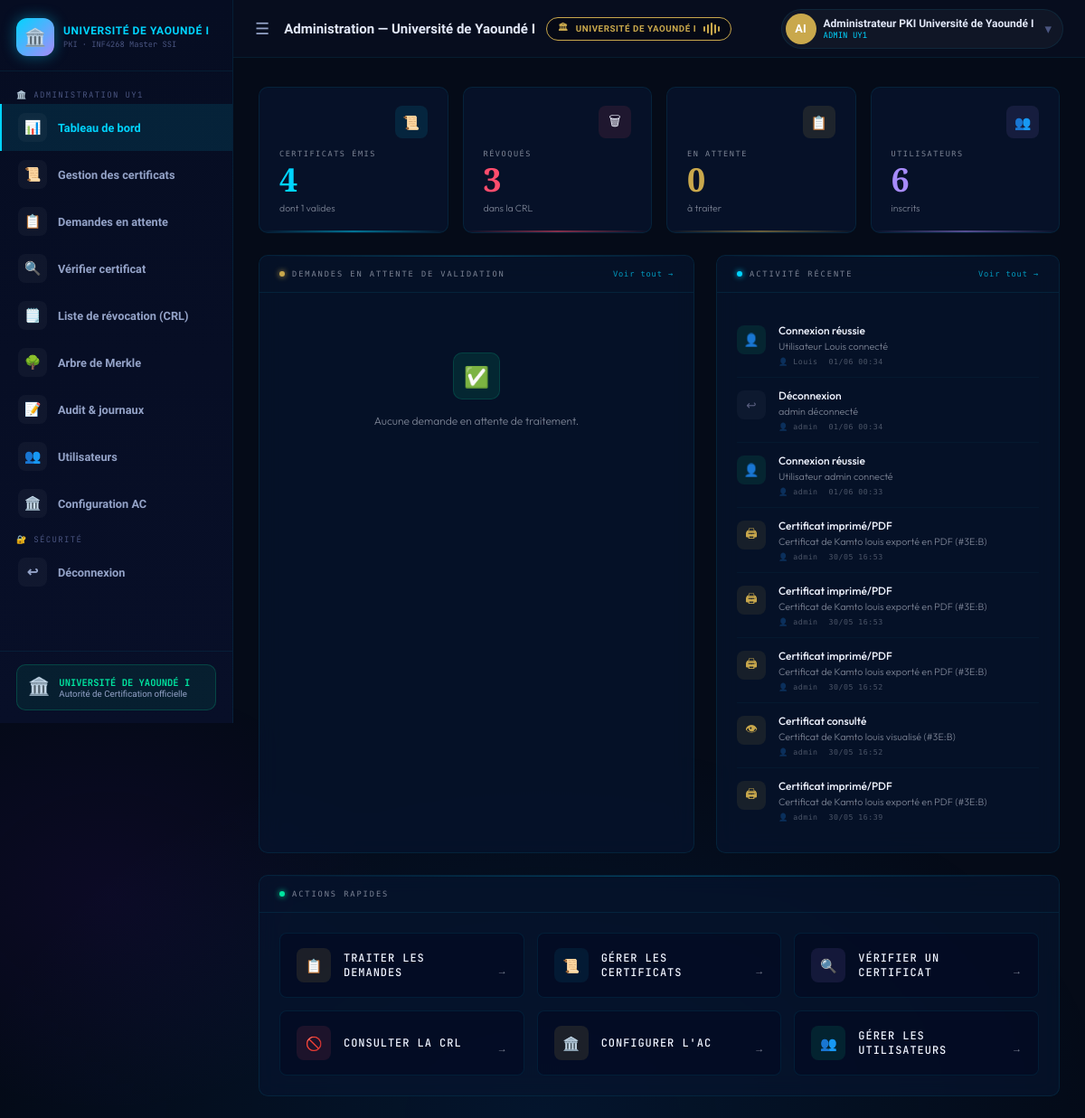
The page /dashboard/admin (signed in) on the database as committed earlier.
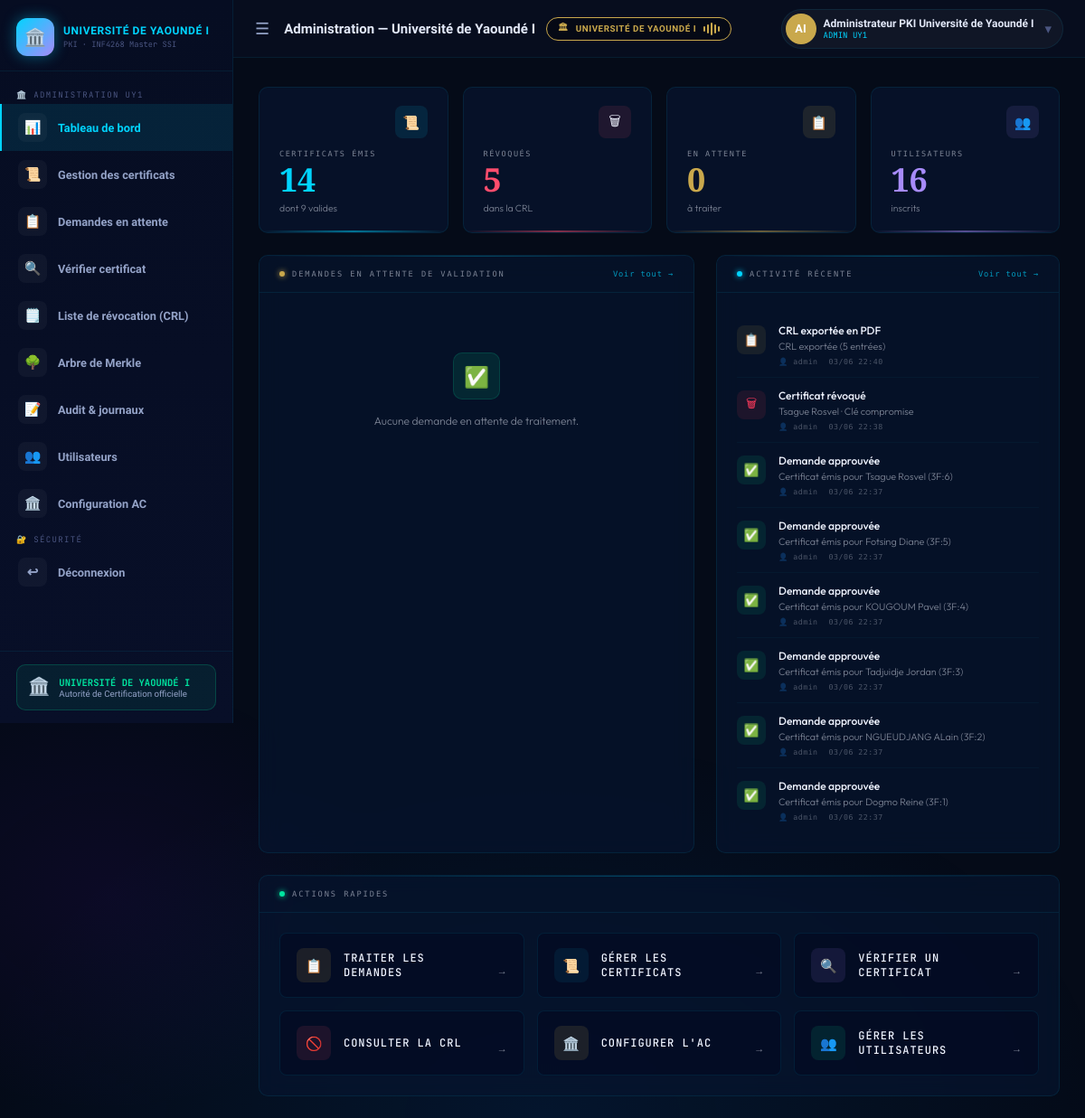
The same page on the database as committed later.
### modules/models.py (models this page shows)
class AuditLog(db.Model):
    __tablename__ = 'audit_logs'
    id         = db.Column(db.Integer, primary_key=True)
    action     = db.Column(db.String(64))
    icon       = db.Column(db.String(10), default='📋')
    color      = db.Column(db.String(20), default='#00d4ff')
    title      = db.Column(db.String(128), default='')
    details    = db.Column(db.Text, default='')
    username   = db.Column(db.String(64), default='')
    user_id    = db.Column(db.Integer, db.ForeignKey('users.id'), nullable=True)
    created_at = db.Column(db.DateTime, default=datetime.utcnow)

### app.py (the view)
@app.route('/dashboard/admin')
@login_required
def dashboard_admin():
    if not current_user.is_admin():
        return redirect(url_for('dashboard_user'))
    ca = get_ca()
    total_certs = Certificate.query.count()
    valid_certs = Certificate.query.filter_by(status='VALID').count()
    revoked_certs = Certificate.query.filter_by(status='REVOKED').count()
    pending_requests = CertificateRequest.query.filter_by(status='PENDING').count()
    total_users = User.query.count()
    recent_requests = CertificateRequest.query.filter_by(status='PENDING').order_by(CertificateRequest.created_at.desc()).limit(5).all()
    recent_logs = AuditLog.query.order_by(AuditLog.created_at.desc()).limit(8).all()
    return render_template('dashboard_admin.html', ca=ca, total_certs=total_certs, valid_certs=valid_certs, revoked_certs=revoked_certs, pending_requests=pending_requests, total_users=total_users, recent_requests=recent_requests, recent_logs=recent_logs)

### app.py (called while the page is built)
@login_manager.user_loader
def load_user(uid):
    return db.session.get(User, int(uid))

def get_ca():
    return AuthorityCA.query.first()

def expiring_soon(days=30):
    limit = datetime.now(timezone.utc) + timedelta(days=days)
    return Certificate.query.filter(Certificate.status=='VALID', Certificate.expires_at!=None, Certificate.expires_at<=limit).count()

@app.context_processor
def inject_globals():
    ca = get_ca()
    notif_count = expiring_soon(30) if ca else 0
    pending_count = CertificateRequest.query.filter_by(status='PENDING').count() if ca and current_user.is_authenticated and current_user.is_admin() else 0
    return dict(
        ca_exists=bool(ca),
        notif_count=notif_count,
        pending_count=pending_count,
        reasons_labels=REASONS_LABELS,
        university_name="Université de Yaoundé I"
    )

### modules/models.py (called while the page is built)
    def is_admin(self):
        return self.role == 'admin'

    def display_name(self):
        return self.full_name if self.full_name else self.username

    def initials(self):
        n = self.display_name()
        parts = n.split()
        if len(parts) >= 2:
            return (parts[0][0] + parts[-1][0]).upper()
        return n[:2].upper()

### templates/dashboard_admin.html (shortened to what the changed rows need)
{% extends "base.html" %}
{% block content %}
<div class="adm-wrap">
  <div class="stats-row">
    <div class="stat-card c-cyan">
      <div class="stat-card-top"><div class="stat-icon">📜</div></div>
      <div class="stat-label">Certificats émis</div>
      <div class="stat-value">{{ total_certs }}</div>
      <div class="stat-sub">dont {{ valid_certs }} valides</div>
    </div>
    <div class="stat-card c-red">
      <div class="stat-card-top"><div class="stat-icon">🗑</div></div>
      <div class="stat-label">Révoqués</div>
      <div class="stat-value">{{ revoked_certs }}</div>
      <div class="stat-sub">dans la CRL</div>
    </div>
    <div class="stat-card c-purple">
      <div class="stat-card-top"><div class="stat-icon">👥</div></div>
      <div class="stat-label">Utilisateurs</div>
      <div class="stat-value">{{ total_users }}</div>
      <div class="stat-sub">inscrits</div>
    </div>
  </div>
  <div class="grid-2-1">
    <div class="adm-card" style="--ci:2">
      <div class="adm-card-body">
        <div class="timeline">
          {% for log in recent_logs %}
          <div class="tl-item">
            <div class="tl-dot" style="background: {{ log.color }}18; color: {{ log.color }};">
              {{ log.icon }}
            </div>
            <div class="tl-content">
              <div class="tl-title">{{ log.title }}</div>
              <div class="tl-detail">{{ log.details[:75] }}{% if log.details|length > 75 %}…{% endif %}</div>
              <div class="tl-meta">
                <span>👤 {{ log.username }}</span>
                <span>{{ log.created_at.strftime('%d/%m %H:%M') }}</span>
              </div>
            </div>
          </div>
          {% endfor %}
        </div>
      </div>
    </div>
  </div>
</div>
{% endblock %}

Rows that differ between the two databases and show on the page:
no longer on this page (row unchanged): AuditLog: icon "👤", title "Connexion réussie", details "Utilisateur Louis connecté", username "Louis", created_at "01/06 00:34"
no longer on this page (row unchanged): AuditLog: icon "↩", title "Déconnexion", details "admin déconnecté", username "admin", created_at "01/06 00:34", color "#5a6080" (drawn)
no longer on this page (row unchanged): AuditLog: icon "👤", title "Connexion réussie", details "Utilisateur admin connecté", username "admin", created_at "01/06 00:33"
no longer on this page (row unchanged): AuditLog: icon "🖨", title "Certificat imprimé/PDF", details "Certificat de Kamto louis exporté en PDF (#3E:B)", username "admin", created_at "30/05 16:53", color "#c9a84c" (drawn)
no longer on this page (row unchanged): AuditLog: icon "🖨", title "Certificat imprimé/PDF", details "Certificat de Kamto louis exporté en PDF (#3E:B)", username "admin", created_at "30/05 16:53", color "#c9a84c" (drawn)
no longer on this page (row unchanged): AuditLog: icon "🖨", title "Certificat imprimé/PDF", details "Certificat de Kamto louis exporté en PDF (#3E:B)", username "admin", created_at "30/05 16:52", color "#c9a84c" (drawn)
no longer on this page (row unchanged): AuditLog: icon "👁", title "Certificat consulté", details "Certificat de Kamto louis visualisé (#3E:B)", username "admin", created_at "30/05 16:52", color "#c9a84c" (drawn)
no longer on this page (row unchanged): AuditLog: icon "🖨", title "Certificat imprimé/PDF", details "Certificat de Kamto louis exporté en PDF (#3E:B)", username "admin", created_at "30/05 16:39", color "#c9a84c" (drawn)
added AuditLog: icon "📋", title "CRL exportée en PDF", details "CRL exportée (5 entrées)", username "admin", created_at "03/06 22:40", color "#c9a84c" (drawn)
added AuditLog: icon "🗑", title "Certificat révoqué", details "Tsague Rosvel · Clé compromise", username "admin", created_at "03/06 22:38", color "#ff3b5c" (drawn)
added AuditLog: icon "✅", title "Demande approuvée", details "Certificat émis pour Tsague Rosvel (3F:6)", username "admin", created_at "03/06 22:37"
added AuditLog: icon "✅", title "Demande approuvée", details "Certificat émis pour Fotsing Diane (3F:5)", username "admin", created_at "03/06 22:37"
added AuditLog: icon "✅", title "Demande approuvée", details "Certificat émis pour KOUGOUM Pavel (3F:4)", username "admin", created_at "03/06 22:37"
added AuditLog: icon "✅", title "Demande approuvée", details "Certificat émis pour Tadjuidje Jordan (3F:3)", username "admin", created_at "03/06 22:37"
added AuditLog: icon "✅", title "Demande approuvée", details "Certificat émis pour NGUEUDJANG ALain (3F:2)", username "admin", created_at "03/06 22:37"
added AuditLog: icon "✅", title "Demande approuvée", details "Certificat émis pour Dogmo Reine (3F:1)", username "admin", created_at "03/06 22:37"
Other text that changed with them:
{{ total_certs }}: "4" → "14"
{{ valid_certs }}: "1" → "9"
{{ revoked_certs }}: "3" → "5"
{{ total_users }}: "6" → "16"
